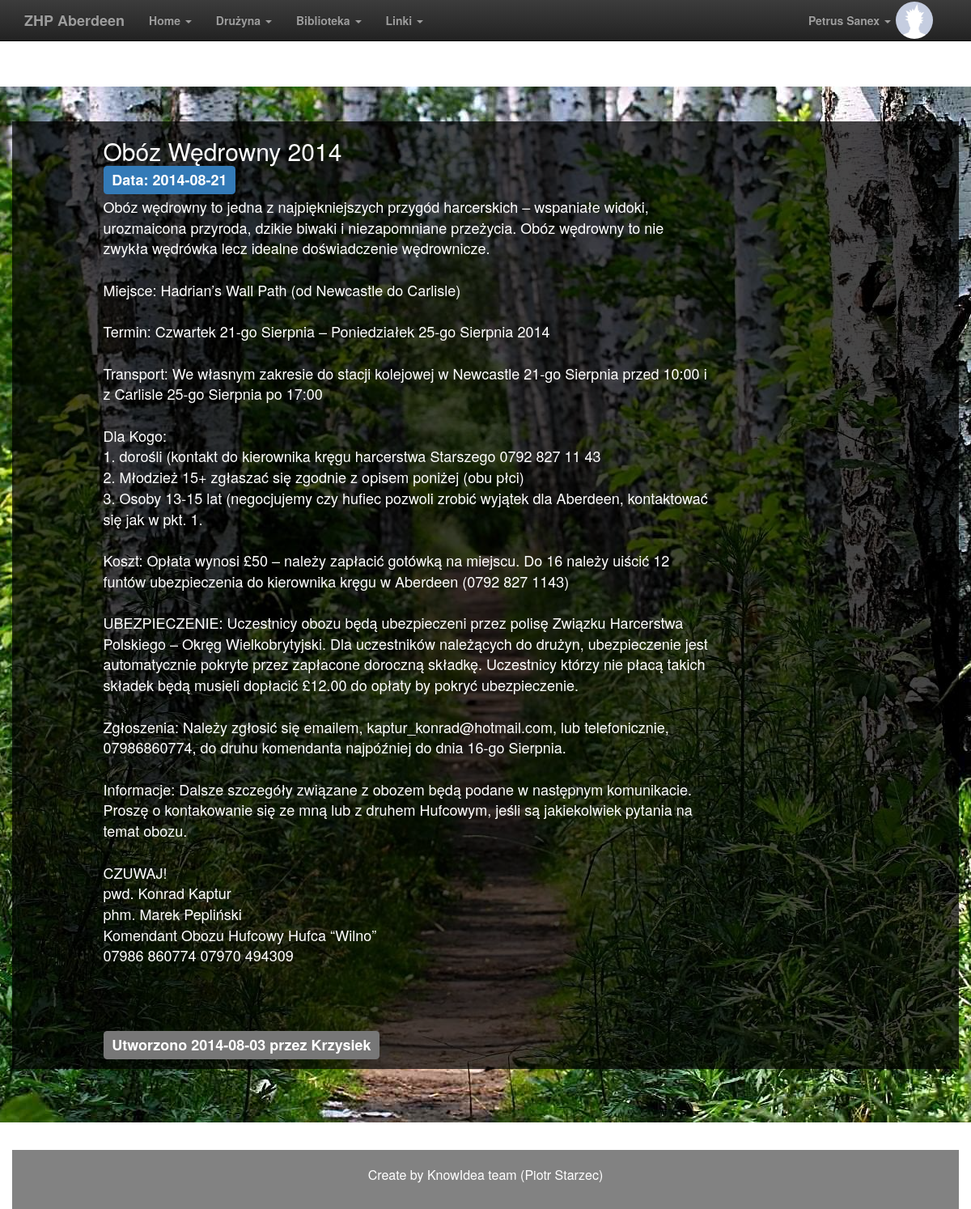
The page /index.php?link=singleEvent&id=2 (signed in) on the database its author committed.
### tables this page shows
CREATE TABLE IF NOT EXISTS `events` (
  `id` int(11) NOT NULL AUTO_INCREMENT,
  `title` text NOT NULL,
  `happen` date NOT NULL,
  `created` date NOT NULL,
  `content` text NOT NULL,
  `author` text NOT NULL,
  `type` varchar(12) NOT NULL,
  PRIMARY KEY (`id`),
  KEY `id` (`id`)
);

### subpages/event.php (the view, shortened to what this page needs)
<?php
$id = $_GET["id"];
?>
<section id="" class="container-custom">
	<div class="container container-content event-single-container">
		<div class="row very-dark-grey row-custom">
			<div class="col-md-8 col-lg-offset-1 event-single">
				<?php
				$query = "SELECT * FROM events WHERE id = '$id'";
				$tableData = mysqli_query($db_con, $query)
						or die(mysqli_error());
				$resultArray = mysqli_fetch_array($tableData);
				?>
				<h2><?php echo $resultArray['title']; ?></h2>
				<p class="label label-primary input">Data: <?php echo $resultArray['happen']; ?></p>
				<p><?php echo $resultArray['content']; ?></p>
				<p class="label label-default">Utworzono <?php echo $resultArray['created'] . " przez " . $resultArray['author']; ?></p>
			</div>
		</div>
	</div>
</section>

### css/main.css (style rules this page uses)
html,body { height:100%; }
body { background: url(../img/background.jpg) no-repeat center center fixed; }
.container-custom { min-height: 100%; }
.row-custom { padding-bottom: 20px; margin-top: 100px; }
.very-dark-grey { background: url(../img/very-dark-grey.png) repeat; }
h1, h2, h3, h4, h5, p, label { color: white; }
p { font-size: 16px; }
.event-single p { font-size: 18px; }

### index.php (style rules this page uses)
body { padding-top: 50px; padding-bottom: 20px; }

### rows shown on the page
events: title "Obóz Wędrowny 2014", happen "2014-08-21", content "Obóz wędrowny to jedna z najpiękniejszych przygód harcerskich – wspaniałe widoki, urozmaicona przyroda, dzikie biwaki i niezapomniane przeżycia. Obóz wędrowny to nie zwykła wędrówka lecz idealne doświadczenie wędrownicze. Miejsce: Hadrian’s Wall Path (od Newcastle do Carlisle) Termin: Czwartek 21-go Sierpnia – Poniedziałek 25-go Sierpnia 2014 Transport: We własnym zakresie do stacji kolejowej w Newcastle 21-go Sierpnia przed 10:00 i z Carlisle 25-go Sierpnia po 17:00 Dla Kogo: 1. dorośli (kontakt do kierownika kręgu harcerstwa Starszego 0792 827 11 43 2. Młodzież 15+ zgłaszać się zgodnie z opisem poniżej (obu płci) 3. Osoby 13-15 lat (negocjujemy czy hufiec pozwoli zrobić wyjątek dla…", created "2014-08-03", author "Krzysiek"

### other values the page prints
getUserName() "Petrus Sanex"
